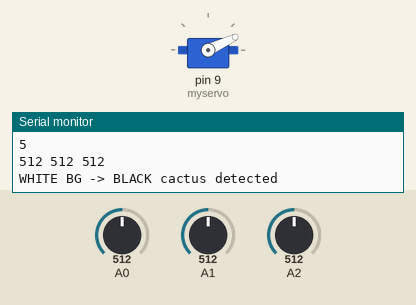
The sketch below on a simulated Arduino Uno, built with avr-gcc and run on an emulated ATmega328P. Parts: servo, the last lines printed to the serial monitor. Inputs (shaded band) come from the test bench; at power-on: A2 = 512, A0 = 512, A1 = 512.

Above: at 1.2 s.
1.3 s: A2 set to 573
2.8 s: A2 set to 599
At 3.9 s:
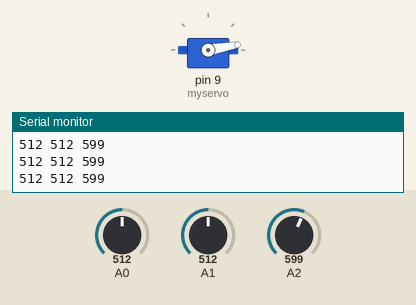
4.4 s: A0 set to 407
5.9 s: A0 set to 392
At 7.0 s:
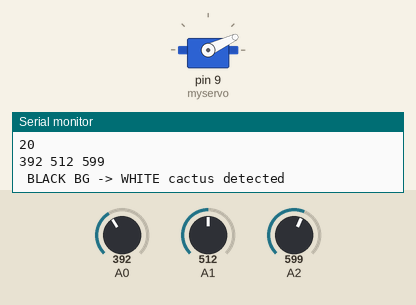
7.6 s: A1 set to 105
10.6 s: A1 set to 94
Timing chart, 0 to 13.1 s (numbered marks = the images above; inputs shaded):
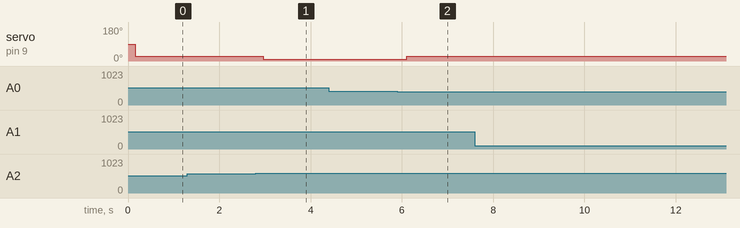

The sketch:

dino_game.ino
```cpp
#include<Servo.h>
Servo myservo;
int i;
void setup() {
  i=0;
  pinMode(A0,INPUT);
  pinMode(A1,INPUT);
  pinMode(A2,INPUT);
  myservo.attach(9);
  Serial.begin(9600);
}
int threshold1=400,threshold2,threshold3;
int LDR01,LDR02,LDR03;
// LDR01 -> <210= BLACK background

void loop() {
   LDR01=analogRead(A0); //for background
   LDR02=analogRead(A1); //for cactus
   LDR03=analogRead(A2); // for cactus

  Serial.print(LDR01);
  Serial.print(" ");
  Serial.print(LDR02);
  Serial.print(" ");
  Serial.print(LDR03);
  Serial.print("\n");
   if(LDR01<threshold1){ // BLACK BACKGROUND
   // Serial.print("BLACK BG ");
    threshold2=350;
    threshold3=360;

    if(LDR02>threshold2||LDR03>threshold3){
      if(i<68)i++;
      Serial.print(" BLACK BG -> WHITE cactus detected\n");
//     if(LDR02>threshold2)
//      delay(150-50*(i/17));
//      else
        delay(150-50*(i/17));
        Serial.println(i);
      myservo.write(25-(i/50));

            delay(50);
    }else{

      //Serial.print(" BLACK BG -> WHITE cactus not detected\n");
      myservo.write(10);
    }
  }else{ // WHITE BACKGROUND
   // Serial.print("WHITE BG ");
    threshold2=510;
    threshold3=590;
    if(LDR02<threshold2||LDR03<threshold3){
      if(i<68) i++;
      Serial.print("WHITE BG -> BLACK cactus detected\n");

//      if(LDR02<threshold2)
//      delay(150-50*(i/17));
//      else
        delay(160-50*(i/17));
        Serial.println(i);
      myservo.write(25-(i/50));

            delay(50);

    }else{
      //Serial.print("WHITE BG -> BLACK cactus not detected\n");
      myservo.write(10);
    }
  }
}
```

Measured:
- the behaviour switches between 589 and 590 on A2 (found by bisection; images 0 and 1)
- the behaviour switches between 400 and 399 on A0 (found by bisection; images 1 and 2)
- after the input at 2.8 s, servo on pin 9 (myservo): 25° → 10° after 0.16 s
- after the input at 5.9 s, servo on pin 9 (myservo): 10° → 25° after 0.21 s
